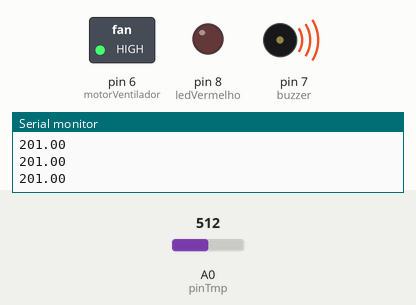
The sketch below on a simulated Arduino Uno, built with avr-gcc and run on an emulated ATmega328P. Parts: switched loads named in the sketch (green lamp = pin HIGH), output pins drawn as LEDs (lit = HIGH), buzzer (waves = sounding, pin HIGH), the last lines printed to the serial monitor. Inputs (shaded band) come from the test bench; at power-on: A0 (pinTmp) = 512.

Above: at 1.3 s.
1.4 s: A0 (pinTmp) set to 222
2.9 s: A0 (pinTmp) set to 193
At 3.3 s:
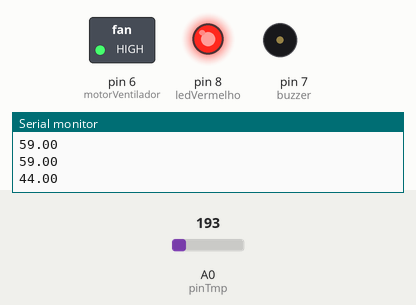
4.5 s: A0 (pinTmp) set to 174
6.0 s: A0 (pinTmp) set to 146
At 6.9 s:
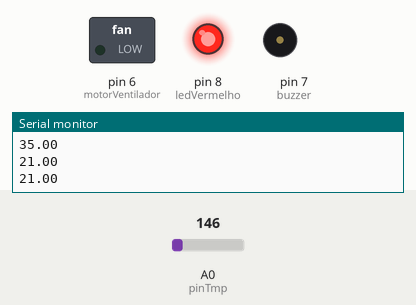
7.5 s: A0 (pinTmp) set to 306
At 8.2 s:
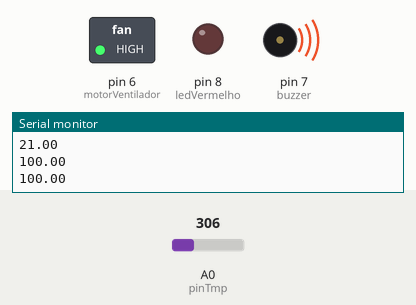
9.0 s: A0 (pinTmp) set to 122
At 9.4 s:
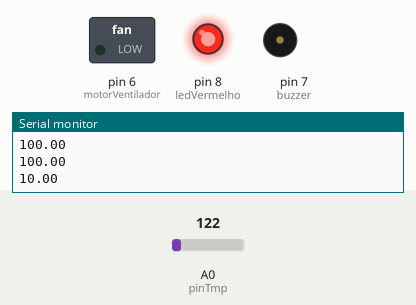
Timing chart, 0 to 11.5 s (numbered marks = the images above; inputs shaded):
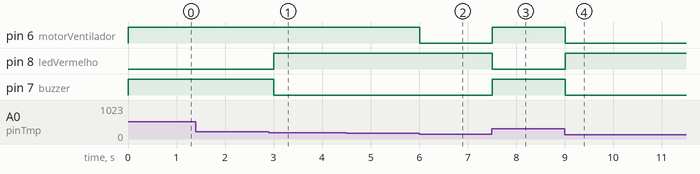

Measured:
- the behaviour switches between 206 and 205 on A0 (pinTmp) (found by bisection; images 0 and 1)
- the behaviour switches between 163 and 162 on A0 (pinTmp) (found by bisection; images 1 and 2)
- after the input at 2.9 s, pin 8 (ledVermelho): LOW → HIGH after 0.10 s; pin 7 (buzzer): HIGH → LOW after 0.10 s
- after the input at 6.0 s, pin 6 (motorVentilador): HIGH → LOW at once
- after the input at 7.5 s, pin 6 (motorVentilador), pin 7 (buzzer): LOW → HIGH at once; pin 8 (ledVermelho): HIGH → LOW at once
- after the input at 9.0 s, pin 6 (motorVentilador), pin 7 (buzzer): HIGH → LOW at once; pin 8 (ledVermelho): LOW → HIGH at once

The sketch:

neat_bruticus_turing1__2_.ino
```cpp
// C code
//
int ledVermelho = 8;
int buzzer = 7;
int motorVentilador = 6;
int pinTmp = A0;
float valorTmp = 0.0;
float tempFinal = 0.0;

void setup()
{
  pinMode(ledVermelho, OUTPUT);
  pinMode(buzzer, OUTPUT);
  pinMode(motorVentilador, OUTPUT);
  pinMode(pinTmp, INPUT);
  Serial.begin(9600);
}

void loop()
{
  valorTmp = analogRead(pinTmp);
  tempFinal = map(((valorTmp - 20) * 3.04), 0, 1023, -40, 125);
  Serial.println(tempFinal);

  if(tempFinal >= 30){
    digitalWrite(motorVentilador, HIGH);
  } else {
  	digitalWrite(motorVentilador, LOW);
  }

  if(tempFinal > 50){
    digitalWrite(ledVermelho, LOW);
    digitalWrite(buzzer, HIGH);
  } else {
  	digitalWrite(ledVermelho, HIGH);
    digitalWrite(buzzer, LOW);
  }

  delay(500);
} 
```
